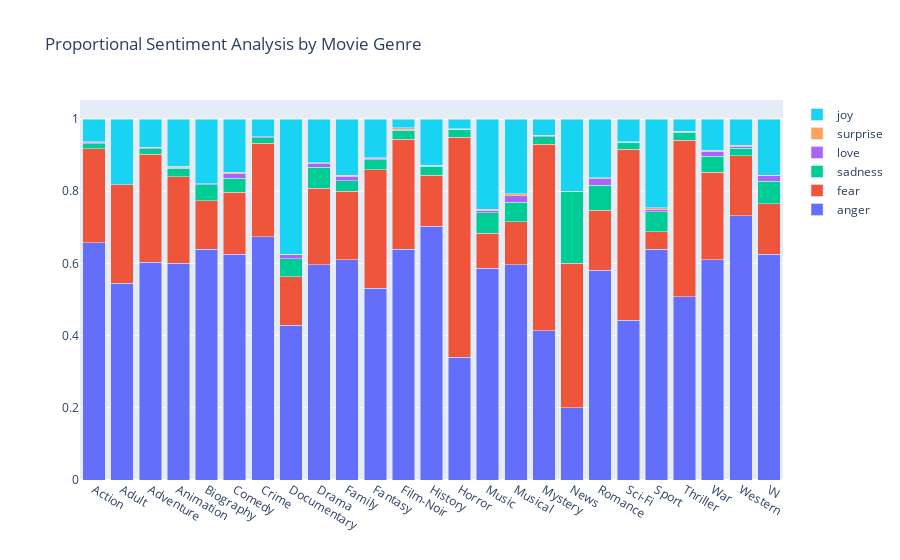

The notebook cell this image was saved under:
### Code cell
import plotly.graph_objects as go
import pandas as pd

# Sample data processing (replace with your actual data processing)
all_genres = []
# Replace merged_df with your actual DataFrame
for index, row in merged_df.iterrows():
    genres = row['genres'].split(',')
    for genre in genres:
        all_genres.append({'Genre': genre, 'Emotion': row['most_frequent_emotion_x']})

flattened_df = pd.DataFrame(all_genres)

# Grouping and calculating the counts
sentiment_count = flattened_df.groupby(['Genre', 'Emotion']).size().unstack().fillna(0)

# Normalizing the counts to get proportions
proportions = sentiment_count.div(sentiment_count.sum(axis=1), axis=0)

# Creating the figure with stacked bars for proportions
fig = go.Figure(data=[
    go.Bar(name='anger', x=proportions.index, y=proportions['anger']),
    go.Bar(name='fear', x=proportions.index, y=proportions['fear']),
    go.Bar(name='sadness', x=proportions.index, y=proportions['sadness']),
    go.Bar(name='love', x=proportions.index, y=proportions['love']),
    go.Bar(name='surprise', x=proportions.index, y=proportions['surprise']),
    go.Bar(name='joy', x=proportions.index, y=proportions['joy'])
])

# Updating layout for stacked barmode
fig.update_layout(barmode='stack', title='Proportional Sentiment Analysis by Movie Genre')

# Display the figure
fig.show()

chi2, p, dof, expected = chi2_contingency(sentiment_count)

print(f"Chi-squared: {chi2}, p-value: {p}")

fig_json = fig.to_json()

with open('figures/genre-emotion.json', 'w') as json_file:
    json.dump(json.loads(fig_json), json_file, indent=4)

### Figure 1 — Plotly figure (JSON) as saved in the notebook; plotly's stock layout.template omitted (floating-point values rounded to 4 significant figures)
{"data": [{"name": "anger", "type": "bar", "x": ["Action", "Adult", "Adventure", "Animation", "Biography", "Comedy", "Crime", "Documentary", "Drama", "Family", "Fantasy", "Film-Noir", "History", "Horror", "Music", "Musical", "Mystery", "News", "Romance", "Sci-Fi", "Sport", "Thriller", "War", "Western", "\\N"], "y": [0.6573, 0.5455, 0.603, 0.6, 0.6388, 0.6251, 0.6745, 0.4292, 0.5969, 0.6096, 0.5306, 0.6386, 0.7031, 0.3395, 0.5864, 0.5957, 0.413, 0.2, 0.5809, 0.4427, 0.6397, 0.507, 0.6103, 0.7326, 0.625]}, {"name": "fear", "type": "bar", "x": ["Action", "Adult", "Adventure", "Animation", "Biography", "Comedy", "Crime", "Documentary", "Drama", "Family", "Fantasy", "Film-Noir", "History", "Horror", "Music", "Musical", "Mystery", "News", "Romance", "Sci-Fi", "Sport", "Thriller", "War", "Western", "\\N"], "y": [0.2601, 0.2727, 0.2996, 0.24, 0.135, 0.1723, 0.2586, 0.1333, 0.2114, 0.1904, 0.3283, 0.3053, 0.1406, 0.6101, 0.09773, 0.1199, 0.5165, 0.4, 0.166, 0.4742, 0.04779, 0.4343, 0.2418, 0.1657, 0.1406]}, {"name": "sadness", "type": "bar", "x": ["Action", "Adult", "Adventure", "Animation", "Biography", "Comedy", "Crime", "Documentary", "Drama", "Family", "Fantasy", "Film-Noir", "History", "Horror", "Music", "Musical", "Mystery", "News", "Romance", "Sci-Fi", "Sport", "Thriller", "War", "Western", "\\N"], "y": [0.01441, 0, 0.01487, 0.024, 0.04373, 0.0386, 0.01462, 0.05, 0.05738, 0.02874, 0.02871, 0.02456, 0.02604, 0.02162, 0.05682, 0.05416, 0.02141, 0.2, 0.0695, 0.01862, 0.05515, 0.0223, 0.0446, 0.02035, 0.0625]}, {"name": "love", "type": "bar", "x": ["Action", "Adult", "Adventure", "Animation", "Biography", "Comedy", "Crime", "Documentary", "Drama", "Family", "Fantasy", "Film-Noir", "History", "Horror", "Music", "Musical", "Mystery", "News", "Romance", "Sci-Fi", "Sport", "Thriller", "War", "Western", "\\N"], "y": [0.004218, 0, 0.003304, 0.002667, 0.003802, 0.01299, 0.002693, 0.0125, 0.01148, 0.01317, 0.003745, 0.003509, 0.002604, 0.0008006, 0.006818, 0.01741, 0.002676, 0, 0.01973, 0, 0.007353, 0.002347, 0.01408, 0.005814, 0.01562]}, {"name": "surprise", "type": "bar", "x": ["Action", "Adult", "Adventure", "Animation", "Biography", "Comedy", "Crime", "Documentary", "Drama", "Family", "Fantasy", "Film-Noir", "History", "Horror", "Music", "Musical", "Mystery", "News", "Romance", "Sci-Fi", "Sport", "Thriller", "War", "Western", "\\N"], "y": [0.000703, 0, 0.001652, 0.002667, 0, 0.002824, 0, 0, 0.001288, 0.002395, 0.001248, 0.003509, 0, 0.0008006, 0.002273, 0.005803, 0.001784, 0, 0.001214, 0.001433, 0.003676, 0.0005869, 0.002347, 0.002907, 0]}, {"name": "joy", "type": "bar", "x": ["Action", "Adult", "Adventure", "Animation", "Biography", "Comedy", "Crime", "Documentary", "Drama", "Family", "Fantasy", "Film-Noir", "History", "Horror", "Music", "Musical", "Mystery", "News", "Romance", "Sci-Fi", "Sport", "Thriller", "War", "Western", "\\N"], "y": [0.06327, 0.1818, 0.07764, 0.1307, 0.1787, 0.1482, 0.04963, 0.375, 0.1216, 0.1557, 0.1074, 0.02456, 0.1276, 0.02722, 0.25, 0.207, 0.0446, 0.2, 0.1627, 0.06304, 0.2463, 0.03345, 0.08685, 0.07267, 0.1562]}], "layout": {"barmode": "stack", "title": {"text": "Proportional Sentiment Analysis by Movie Genre"}}}
